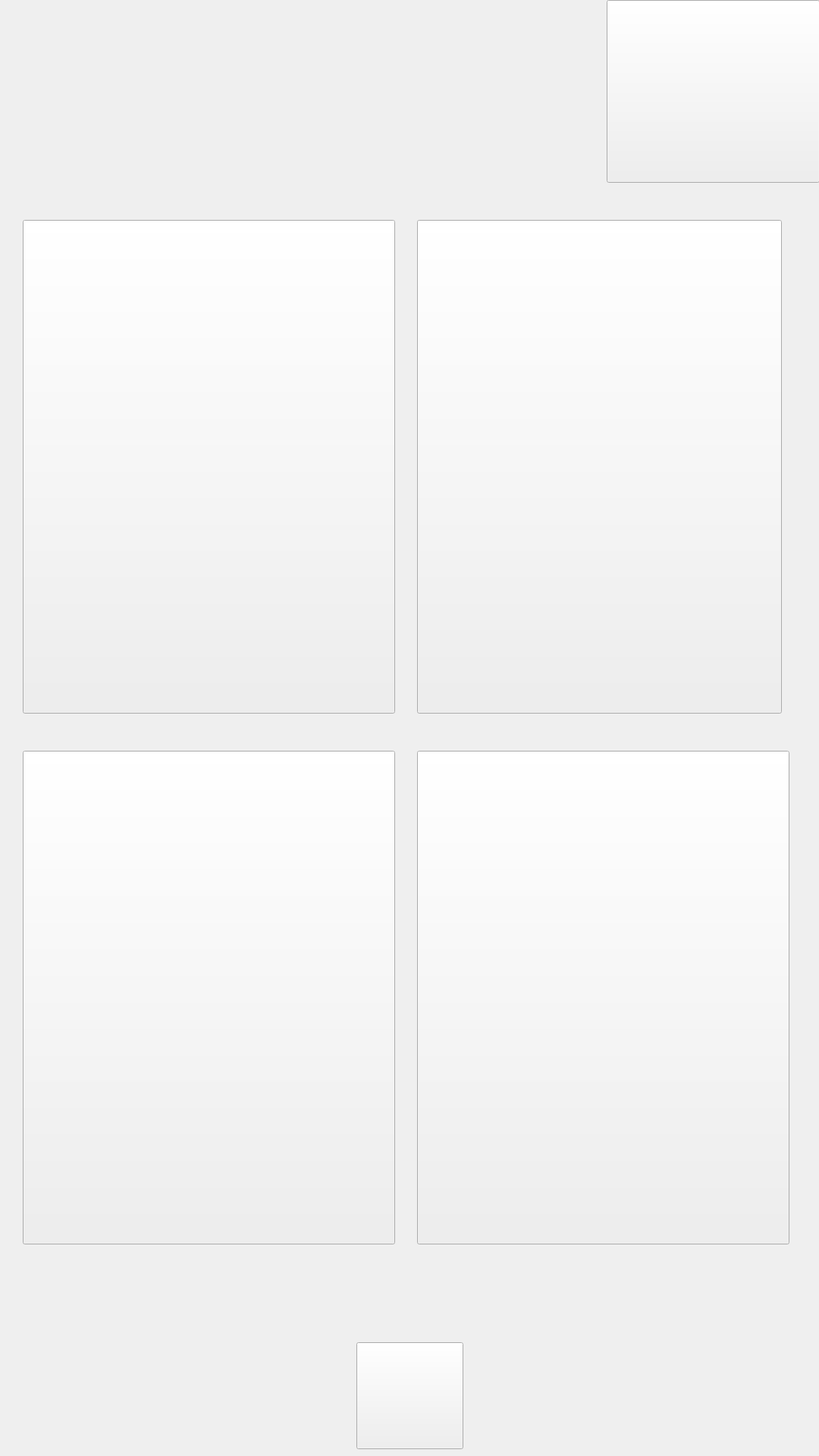
<?xml version="1.0" encoding="UTF-8"?>
<ui version="4.0">
 <class>pageproductsoverview</class>
 <widget class="QWidget" name="pageproductsoverview">
  <property name="geometry">
   <rect>
    <x>0</x>
    <y>0</y>
    <width>1080</width>
    <height>1920</height>
   </rect>
  </property>
  <property name="windowTitle">
   <string>Form</string>
  </property>
  <property name="styleSheet">
   <string notr="true"/>
  </property>
  <widget class="QPushButton" name="selection1_Button">
   <property name="enabled">
    <bool>true</bool>
   </property>
   <property name="geometry">
    <rect>
     <x>30</x>
     <y>290</y>
     <width>491</width>
     <height>651</height>
    </rect>
   </property>
   <property name="minimumSize">
    <size>
     <width>150</width>
     <height>300</height>
    </size>
   </property>
   <property name="maximumSize">
    <size>
     <width>500</width>
     <height>700</height>
    </size>
   </property>
   <property name="baseSize">
    <size>
     <width>150</width>
     <height>300</height>
    </size>
   </property>
   <property name="text">
    <string/>
   </property>
  </widget>
  <widget class="QPushButton" name="selection2_Button">
   <property name="enabled">
    <bool>true</bool>
   </property>
   <property name="geometry">
    <rect>
     <x>550</x>
     <y>290</y>
     <width>481</width>
     <height>651</height>
    </rect>
   </property>
   <property name="text">
    <string/>
   </property>
  </widget>
  <widget class="QPushButton" name="maintenanceModeButton">
   <property name="geometry">
    <rect>
     <x>800</x>
     <y>0</y>
     <width>281</width>
     <height>241</height>
    </rect>
   </property>
   <property name="text">
    <string/>
   </property>
  </widget>
  <widget class="QPushButton" name="selection3_Button">
   <property name="enabled">
    <bool>true</bool>
   </property>
   <property name="geometry">
    <rect>
     <x>30</x>
     <y>990</y>
     <width>491</width>
     <height>651</height>
    </rect>
   </property>
   <property name="text">
    <string/>
   </property>
  </widget>
  <widget class="QPushButton" name="selection4_Button">
   <property name="enabled">
    <bool>true</bool>
   </property>
   <property name="geometry">
    <rect>
     <x>550</x>
     <y>990</y>
     <width>491</width>
     <height>651</height>
    </rect>
   </property>
   <property name="text">
    <string/>
   </property>
  </widget>
  <widget class="QPushButton" name="mainPage_Button">
   <property name="geometry">
    <rect>
     <x>470</x>
     <y>1770</y>
     <width>141</width>
     <height>141</height>
    </rect>
   </property>
   <property name="text">
    <string/>
   </property>
  </widget>
 </widget>
 <resources/>
 <connections/>
</ui>
